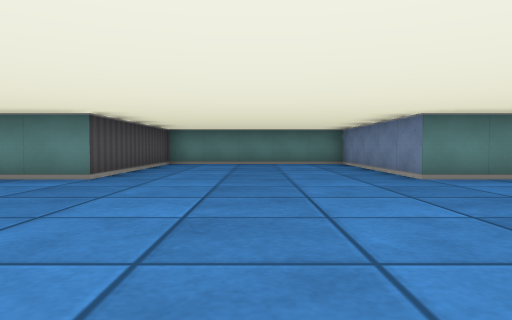
[1] (above)

19 first-person views from a walk through a cub3D maze. The camera is about half as high as the walls, tilts 2° down and sees 70° across. The floor is counted in squares. Each view is taken from the middle of a square. On the plan, view 1 faces up. The plan holds only what a view shows up to about 9 squares ahead; the rest is blank.

[2]
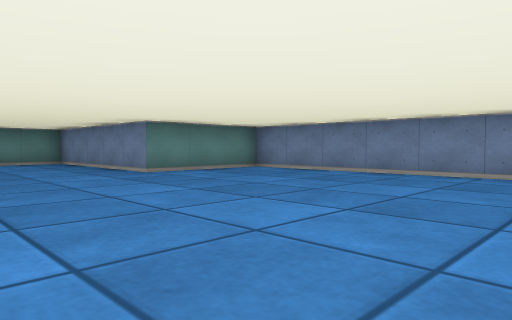

[3]
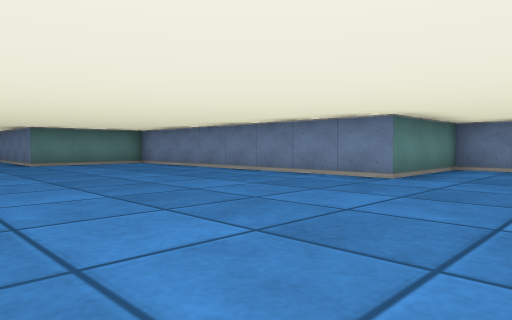

[4]
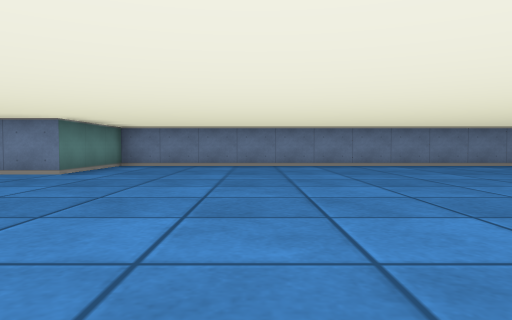

[5]
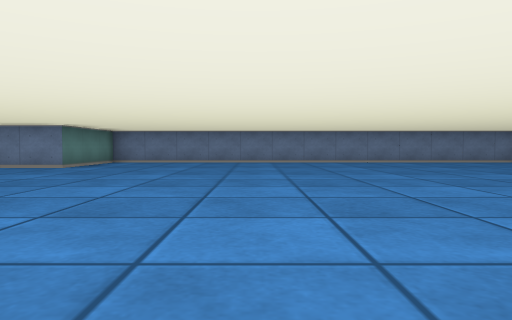

[6]
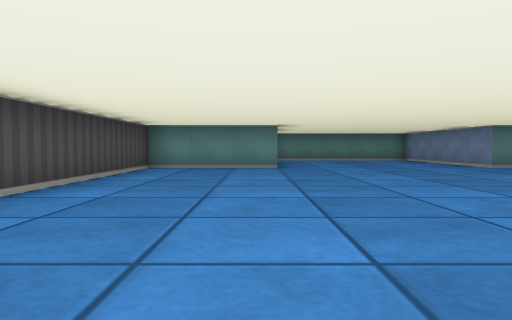

[7]
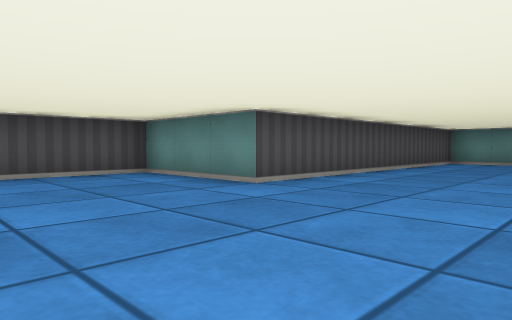

[8]
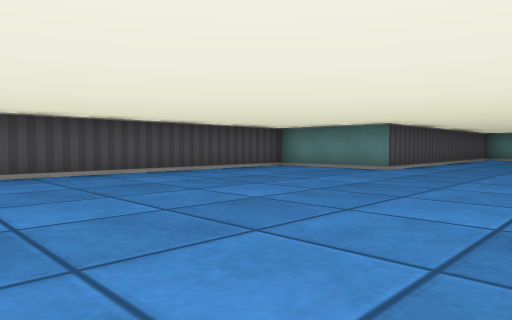

[9]
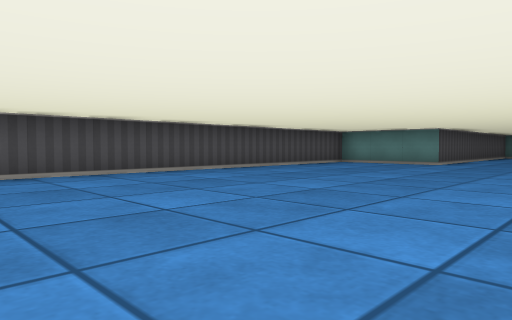

[10]
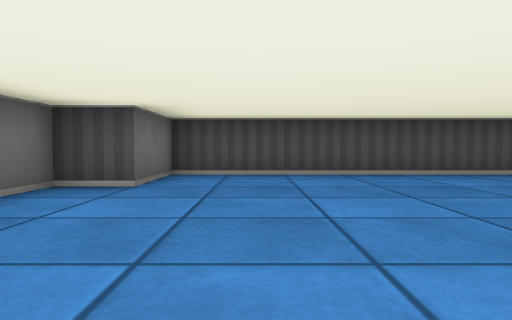

[11]
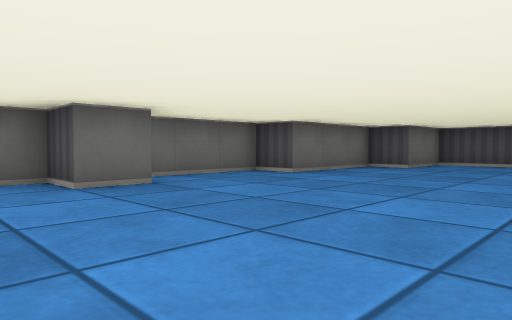

[12]
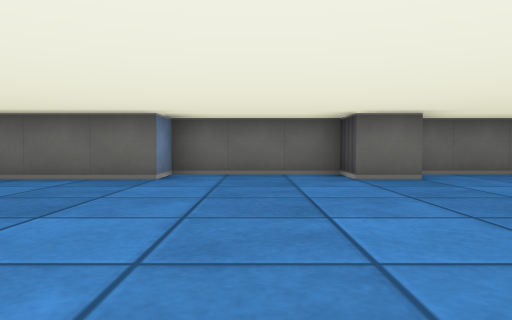

[13]
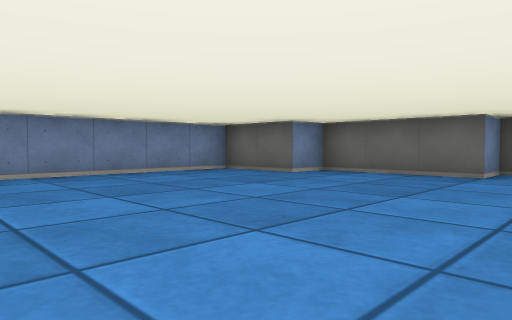

[14]
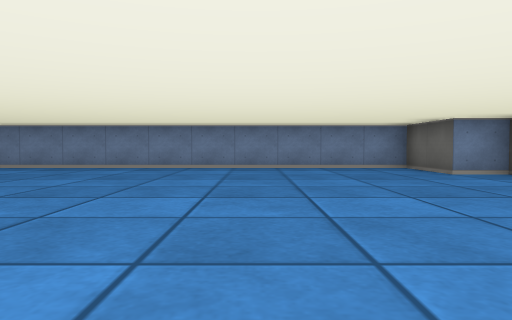

[15]
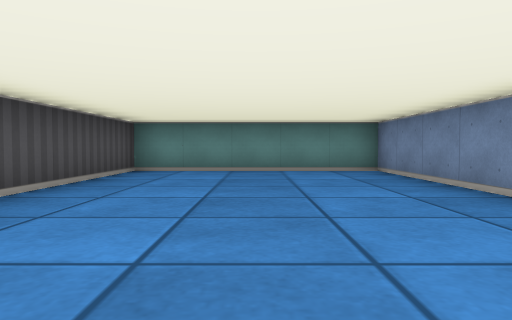

[16]
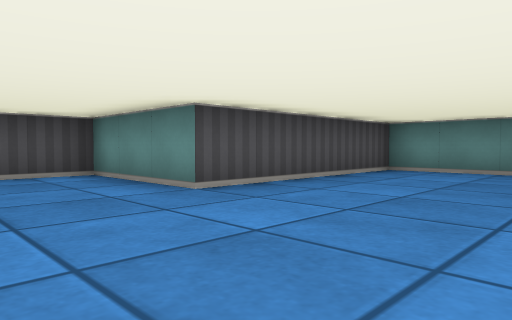

[17]
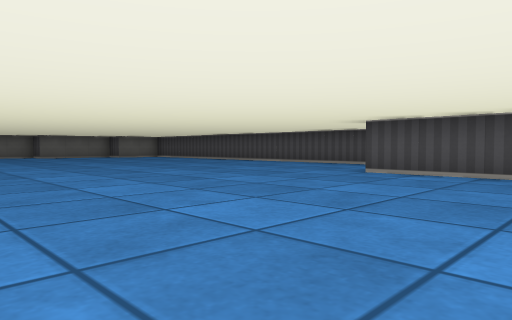

[18]
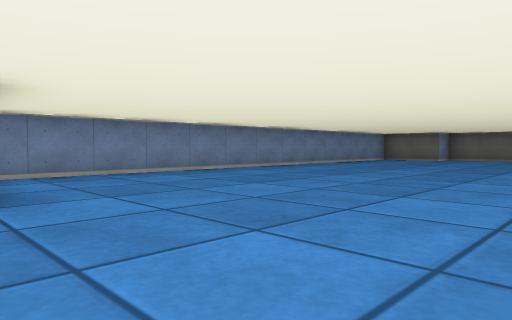

[19]
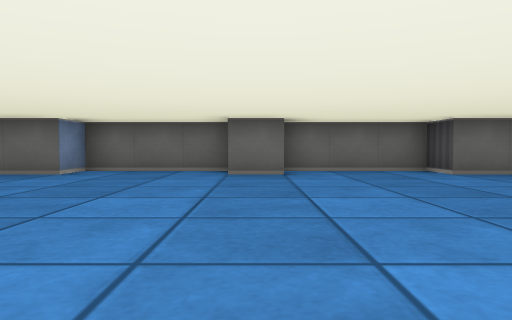

### Floor plan
Points are (right, up) in squares from view 1. A wall is a line through its corners. A room is listed if a view was taken in it or the views show most of it. See-through windows are left out.
Room 1 (views 1, 2, 3, 4, 5, 6, 7, 8, 9, 10, 11, 12, 13, 14, 15, 16, 17, 18, 19)
walls: (-0.6, -16.5) (0.5, -16.5) (0.5, -17.5) (3.5, -17.5) (3.5, -16.5) (6.5, -16.5) (6.5, -15.5) (8.5, -15.5) (8.5, -2.5) (5.5, -2.5) (5.5, 5.2); (5.2, 5.5) (2.5, 5.5) (2.5, 10.5) (-2.5, 10.5) (-2.5, 5.5) (-5.5, 5.5) (-5.5, -2.5) (-8.5, -2.5) (-8.5, -15.5) (-6.5, -15.5) (-6.5, -16.5) (-3.5, -16.5) (-3.5, -17.5) (-0.5, -17.5)

Where each view was taken, in squares from view 1:
view 1: 0 up, 0 right, facing up
view 2: 1 down, 1 left, facing up-right
view 3: 5 down, 0 right, facing up-right
view 4: 6 down, 1 left, facing right
view 5: 7 down, 3 left, facing right
view 6: 3 down, 3 left, facing up
view 7: 6 down, 2 left, facing up-left
view 8: 10 down, 2 left, facing up-left
view 9: 13 down, 2 left, facing up-left
view 10: 14 down, 2 left, facing left
view 11: 12 down, 2 right, facing down-left
view 12: 11 down, 2 right, facing down
view 13: 10 down, 2 right, facing down-right
view 14: 12 down, 0 right, facing right
view 15: 3 up, 0 right, facing up
view 16: 3 up, 1 right, facing up-left
view 17: 1 up, 1 right, facing down-left
view 18: 2 down, 2 right, facing down-right
view 19: 10 down, 0 right, facing down
